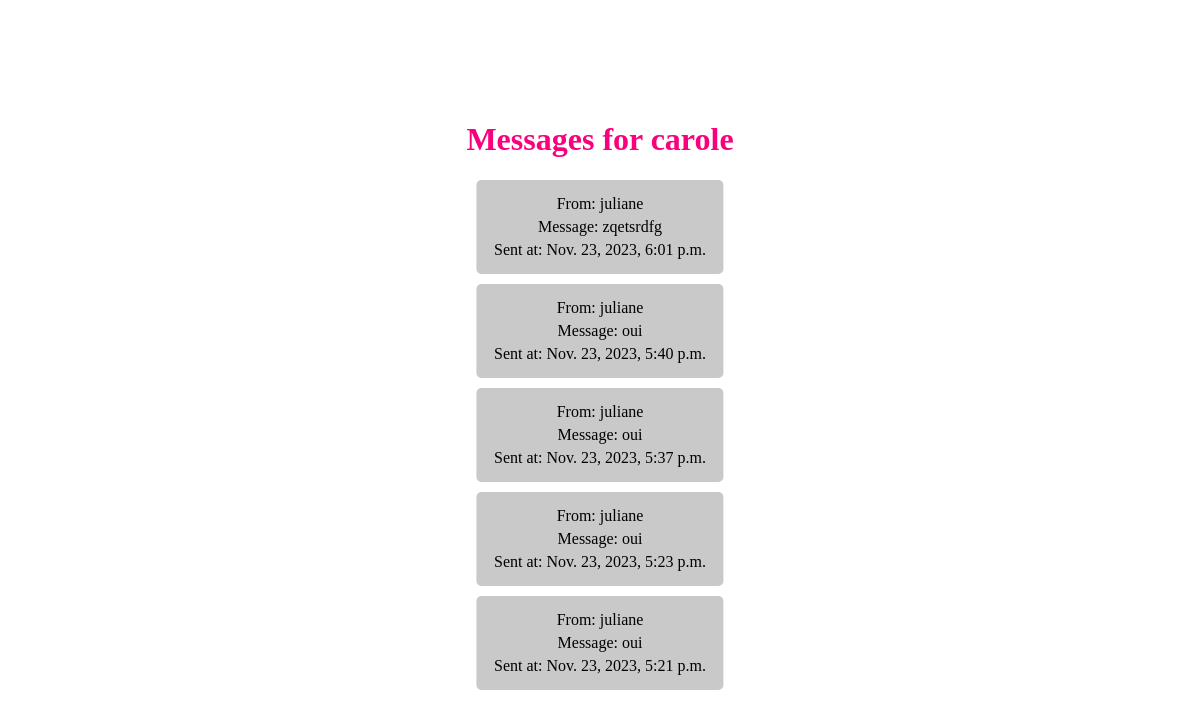
/messages/get/carole/, run on the app's committed database.
### example3/models.py (models this page shows, shortened)
class Message(models.Model):
    sender_name = models.CharField(max_length=100)
    recipient_name = models.CharField(max_length=100)
    content = models.TextField()
    timestamp = models.DateTimeField(auto_now_add=True)

### example3/views.py (the view)
# urls.py: path('get/<str:recipient_name>/', get_message, name='get_message'),
def get_message(request, recipient_name):
    messages = Message.objects.filter(recipient_name=recipient_name).order_by('-timestamp')[:20]
    return render(request, 'get_messages.html', {'messages': messages, 'recipient_name': recipient_name})

### example3/templates/get_messages.html (shortened to what this page needs)
<!DOCTYPE html>
<html lang="en">
<head>
</head>
<body>
    <div class="center-content">
        <h1 style="color: rgb(250, 0, 125);">Messages for {{ recipient_name }}</h1>
        {% for message in messages %}
            <div class="message-box">
                <p class="message-info">From: {{ message.sender_name }}</p>
                <p class="message-info">Message: {{ message.content }}</p>
                <p class="message-info">Sent at: {{ message.timestamp }}</p>
            </div>
        {% endfor %}
    </div>
</body>
</html>

### example3/templates/get_messages.html (style rules this page uses)
body { margin: 0; padding: 0; overflow: hidden; background: url('https://i.pinimg.com/originals/b4/a0/00/b4a000cdd7e39ca3dd3d2c6bb09872d0.jpg') no-repeat fixed center center; background-size: cover; }
.center-content { position: absolute; top: 50%; left: 50%; transform: translate(-50%, -50%); text-align: center; color: rgb(255, 0, 128); }
.message-box { background-color: rgb(202, 201, 201); padding: 10px; margin: 10px; border-radius: 5px; }
.message-info { color: rgb(0, 0, 0); margin: 5px 0; }

### data on the page
Message: sender_name "juliane", content "zqetsrdfg", timestamp "Nov. 23, 2023, 6:01 p.m."
Message: sender_name "juliane", content "oui", timestamp "Nov. 23, 2023, 5:40 p.m."
Message: sender_name "juliane", content "oui", timestamp "Nov. 23, 2023, 5:37 p.m."
Message: sender_name "juliane", content "oui", timestamp "Nov. 23, 2023, 5:23 p.m."
Message: sender_name "juliane", content "oui", timestamp "Nov. 23, 2023, 5:21 p.m."

### other printed values
{{ recipient_name }} "carole"
